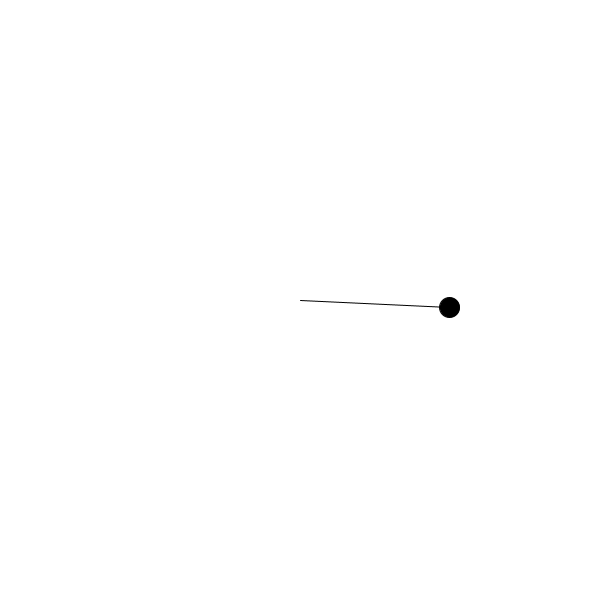
Frame 1 (no input)
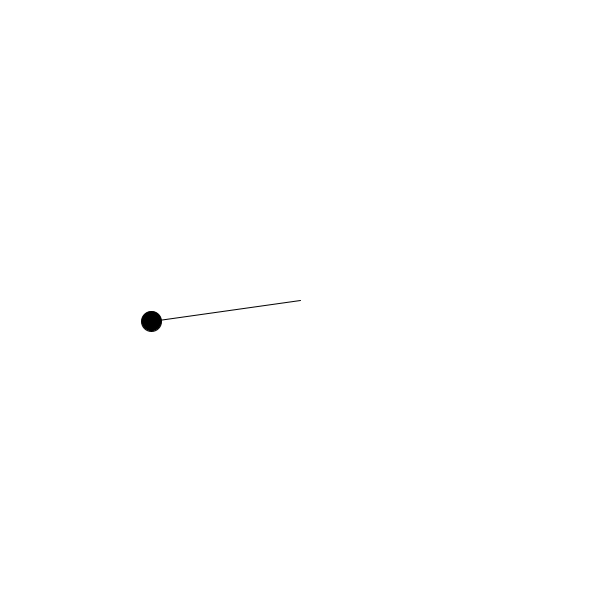
Frame 60 (the mouse pressed at the canvas centre just before this capture)
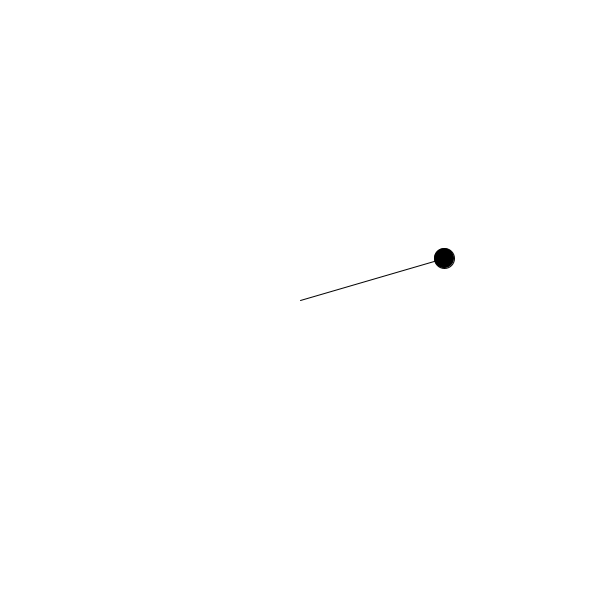
Frame 120 (the mouse held since frame 60 and released just before this capture)

The Processing sketch that drew these frames (run headless with seeded random() and noise(); from frame 60 on, the mouse is pressed at the canvas centre):

// Processing sketch: rotation
// ── rotation.pde
// 角度を増やしてぐるぐる回す

// 角度
float angle;

void setup() {
  size(600, 600);
  fill(0);

  angle = 0;
}

void draw() {
  background(255);

  // 角度を少しずつ増やす
  angle += 0.05;

  // キャンバスの中心座標
  float cx = width / 2;
  float cy = height / 2;

  // cos(), sin() で角度に対するX座標とY座標を計算
  // 線を描く
  line(
    cx, cy,
    cx + cos(angle) * 150,
    cy + sin(angle) * 150
  );
  // 円を描く
  ellipse(
    cx + cos(angle) * 150,
    cy + sin(angle) * 150,
    20, 20
  );
}
